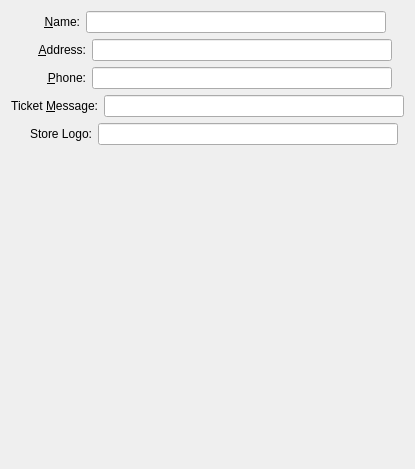
<?xml version="1.0" encoding="UTF-8"?>
<ui version="4.0">
 <class>store_data</class>
 <widget class="QWidget" name="store_data">
  <property name="geometry">
   <rect>
    <x>0</x>
    <y>0</y>
    <width>401</width>
    <height>469</height>
   </rect>
  </property>
  <property name="windowTitle">
   <string>Form</string>
  </property>
  <layout class="QGridLayout" name="gridLayout">
   <item row="0" column="0">
    <widget class="QLabel" name="label">
     <property name="sizePolicy">
      <sizepolicy hsizetype="Expanding" vsizetype="Preferred">
       <horstretch>0</horstretch>
       <verstretch>0</verstretch>
      </sizepolicy>
     </property>
     <property name="minimumSize">
      <size>
       <width>0</width>
       <height>0</height>
      </size>
     </property>
     <property name="text">
      <string>&amp;Name:</string>
     </property>
     <property name="alignment">
      <set>Qt::AlignRight|Qt::AlignTrailing|Qt::AlignVCenter</set>
     </property>
     <property name="buddy">
      <cstring>kcfg_editStoreName</cstring>
     </property>
    </widget>
   </item>
   <item row="0" column="1" colspan="4">
    <widget class="QLineEdit" name="kcfg_editStoreName">
     <property name="sizePolicy">
      <sizepolicy hsizetype="Maximum" vsizetype="Fixed">
       <horstretch>0</horstretch>
       <verstretch>0</verstretch>
      </sizepolicy>
     </property>
     <property name="minimumSize">
      <size>
       <width>300</width>
       <height>0</height>
      </size>
     </property>
     <property name="maximumSize">
      <size>
       <width>300</width>
       <height>16777215</height>
      </size>
     </property>
    </widget>
   </item>
   <item row="1" column="0" colspan="2">
    <widget class="QLabel" name="label_2">
     <property name="sizePolicy">
      <sizepolicy hsizetype="Expanding" vsizetype="Preferred">
       <horstretch>0</horstretch>
       <verstretch>0</verstretch>
      </sizepolicy>
     </property>
     <property name="minimumSize">
      <size>
       <width>0</width>
       <height>0</height>
      </size>
     </property>
     <property name="text">
      <string>&amp;Address:</string>
     </property>
     <property name="alignment">
      <set>Qt::AlignRight|Qt::AlignTrailing|Qt::AlignVCenter</set>
     </property>
     <property name="buddy">
      <cstring>kcfg_storePhone</cstring>
     </property>
    </widget>
   </item>
   <item row="1" column="2" colspan="3">
    <widget class="QLineEdit" name="kcfg_storeAddress">
     <property name="sizePolicy">
      <sizepolicy hsizetype="Maximum" vsizetype="Fixed">
       <horstretch>0</horstretch>
       <verstretch>0</verstretch>
      </sizepolicy>
     </property>
     <property name="minimumSize">
      <size>
       <width>300</width>
       <height>0</height>
      </size>
     </property>
     <property name="maximumSize">
      <size>
       <width>300</width>
       <height>16777215</height>
      </size>
     </property>
    </widget>
   </item>
   <item row="2" column="0" colspan="2">
    <widget class="QLabel" name="label_3">
     <property name="sizePolicy">
      <sizepolicy hsizetype="Expanding" vsizetype="Preferred">
       <horstretch>0</horstretch>
       <verstretch>0</verstretch>
      </sizepolicy>
     </property>
     <property name="minimumSize">
      <size>
       <width>0</width>
       <height>0</height>
      </size>
     </property>
     <property name="text">
      <string>&amp;Phone:</string>
     </property>
     <property name="alignment">
      <set>Qt::AlignRight|Qt::AlignTrailing|Qt::AlignVCenter</set>
     </property>
     <property name="buddy">
      <cstring>kcfg_storeAddress</cstring>
     </property>
    </widget>
   </item>
   <item row="2" column="2" colspan="3">
    <widget class="QLineEdit" name="kcfg_storePhone">
     <property name="sizePolicy">
      <sizepolicy hsizetype="Maximum" vsizetype="Fixed">
       <horstretch>0</horstretch>
       <verstretch>0</verstretch>
      </sizepolicy>
     </property>
     <property name="minimumSize">
      <size>
       <width>300</width>
       <height>0</height>
      </size>
     </property>
     <property name="maximumSize">
      <size>
       <width>300</width>
       <height>16777215</height>
      </size>
     </property>
    </widget>
   </item>
   <item row="3" column="0" colspan="4">
    <widget class="QLabel" name="label_4">
     <property name="sizePolicy">
      <sizepolicy hsizetype="Expanding" vsizetype="Preferred">
       <horstretch>0</horstretch>
       <verstretch>0</verstretch>
      </sizepolicy>
     </property>
     <property name="minimumSize">
      <size>
       <width>0</width>
       <height>0</height>
      </size>
     </property>
     <property name="text">
      <string>Ticket &amp;Message:</string>
     </property>
     <property name="alignment">
      <set>Qt::AlignRight|Qt::AlignTrailing|Qt::AlignVCenter</set>
     </property>
     <property name="buddy">
      <cstring>kcfg_editTicketMessage</cstring>
     </property>
    </widget>
   </item>
   <item row="3" column="4">
    <widget class="QLineEdit" name="kcfg_editTicketMessage">
     <property name="sizePolicy">
      <sizepolicy hsizetype="Maximum" vsizetype="Fixed">
       <horstretch>0</horstretch>
       <verstretch>0</verstretch>
      </sizepolicy>
     </property>
     <property name="minimumSize">
      <size>
       <width>300</width>
       <height>0</height>
      </size>
     </property>
     <property name="maximumSize">
      <size>
       <width>300</width>
       <height>16777215</height>
      </size>
     </property>
    </widget>
   </item>
   <item row="4" column="0" colspan="3">
    <widget class="QLabel" name="label_5">
     <property name="sizePolicy">
      <sizepolicy hsizetype="Expanding" vsizetype="Preferred">
       <horstretch>0</horstretch>
       <verstretch>0</verstretch>
      </sizepolicy>
     </property>
     <property name="minimumSize">
      <size>
       <width>0</width>
       <height>0</height>
      </size>
     </property>
     <property name="text">
      <string>Store Logo:</string>
     </property>
     <property name="alignment">
      <set>Qt::AlignRight|Qt::AlignTrailing|Qt::AlignVCenter</set>
     </property>
    </widget>
   </item>
   <item row="4" column="3" colspan="2">
    <widget class="QLineEdit" name="kcfg_storeLogo">
     <property name="sizePolicy">
      <sizepolicy hsizetype="Maximum" vsizetype="Fixed">
       <horstretch>0</horstretch>
       <verstretch>0</verstretch>
      </sizepolicy>
     </property>
     <property name="minimumSize">
      <size>
       <width>300</width>
       <height>0</height>
      </size>
     </property>
     <property name="maximumSize">
      <size>
       <width>300</width>
       <height>16777215</height>
      </size>
     </property>
    </widget>
   </item>
   <item row="5" column="4">
    <spacer>
     <property name="orientation">
      <enum>Qt::Vertical</enum>
     </property>
     <property name="sizeHint" stdset="0">
      <size>
       <width>20</width>
       <height>40</height>
      </size>
     </property>
    </spacer>
   </item>
  </layout>
 </widget>
 <resources/>
 <connections/>
</ui>
